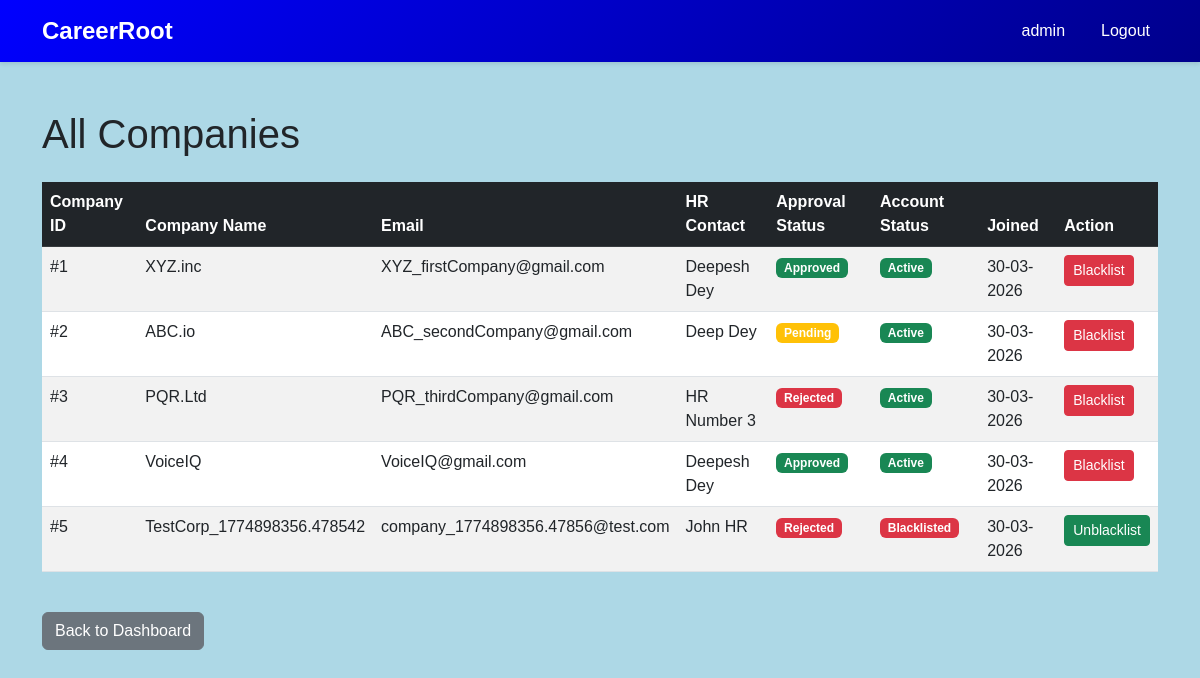
/admin/companies (signed in), run on an earlier commit of the app's database.
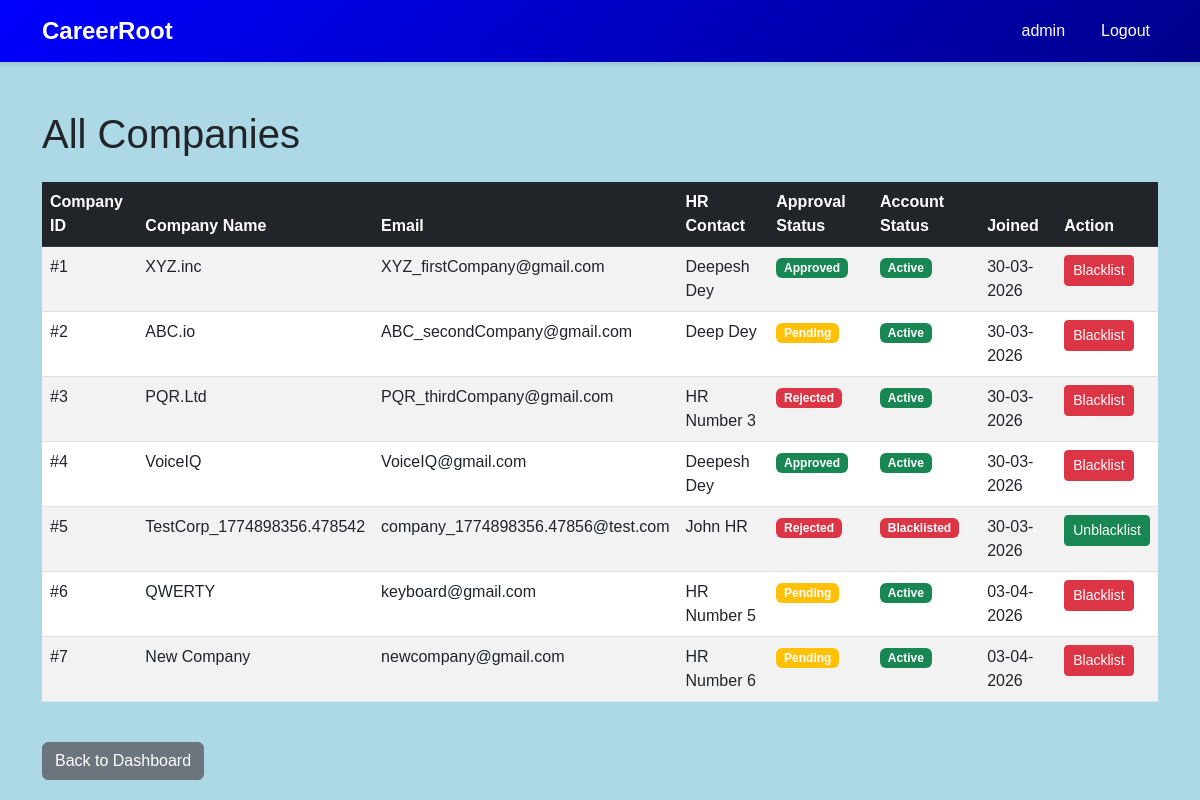
And on a later commit of the database.
### core/database/models.py (models this page shows, shortened)
class Company(db.Model):
    __tablename__ = 'company'
    company_id = db.Column(db.Integer, primary_key=True, autoincrement=True)
    company_name = db.Column(db.String(150), nullable=False)
    email = db.Column(db.String(120), unique=True, nullable=False)
    password = db.Column(db.String(255), nullable=False)
    hr_contact = db.Column(db.String(100), nullable=True)
    website = db.Column(db.String(255), nullable=True)
    approval_status = db.Column(
        db.String(20),
        default=ApprovalStatus.PENDING.value,
        nullable=False
    )  #pending/aproved/rejected
    blacklist_status = db.Column(db.Boolean, default=False)  # True = blacklisted
    created_at = db.Column(db.DateTime, default=datetime.utcnow)
    updated_at = db.Column(db.DateTime, default=datetime.utcnow, onupdate=datetime.utcnow)
    drives = db.relationship('PlacementDrive', backref='company', lazy=True, cascade='all, delete-orphan')

### core/routes/admin.py (the view)
@admin_bp.route('/companies')
def view_companies():
    if not check_admin():
        return redirect(url_for('auth.homepage'))
    all_companies = Company.query.all()
    return render_template('admin_view_companies.html', companies=all_companies)

### core/routes/admin.py (called while the page is built)
def check_admin():
    if session.get('user_type') != 'admin':
        flash('Unauthorized access', 'danger')
        return False
    return True

### templates/admin_view_companies.html (shortened to what this page needs)
{% extends "base.html" %}
{% block content %}
<div class="mt-5">
    <h1 class="mb-4">All Companies</h1>
    {% if companies %}
        <div class="table-responsive">
            <table class="table table-hover table-striped">
                <thead class="table-dark">
                    <tr>
                        <th>Company ID</th>
                        <th>Company Name</th>
                        <th>Email</th>
                        <th>HR Contact</th>
                        <th>Approval Status</th>
                        <th>Account Status</th>
                        <th>Joined</th>
                        <th>Action</th>
                    </tr>
                </thead>
                <tbody>
                    {% for company in companies %}
                        <tr>
                            <td>#{{ company.company_id }}</td>
                            <td>{{ company.company_name }}</td>
                            <td>{{ company.email }}</td>
                            <td>{{ company.hr_contact }}</td>
                            <td>
                                {% if company.approval_status == 'Approved' %}
                                    <span class="badge bg-success">{{ company.approval_status }}</span>
                                {% elif company.approval_status == 'Pending' %}
                                    <span class="badge bg-warning">{{ company.approval_status }}</span>
                                {% else %}
                                    <span class="badge bg-danger">{{ company.approval_status }}</span>
                                {% endif %}
                            </td>
                            <td>
                                {% if company.blacklist_status %}
                                    <span class="badge bg-danger">Blacklisted</span>
                                {% else %}
                                    <span class="badge bg-success">Active</span>
                                {% endif %}
                            </td>
                            <td>{{ company.created_at.strftime('%d-%m-%Y') }}</td>
                            <td>
                                <form method="POST" action="{{ url_for('admin.blacklist_company', company_id=company.company_id) }}" style="display:inline;">
                                    {% if company.blacklist_status %}
                                        <button type="submit" class="btn btn-sm btn-success">Unblacklist</button>
                                    {% else %}
                                        <button type="submit" class="btn btn-sm btn-danger">Blacklist</button>
                                    {% endif %}
                                </form>
                            </td>
                        </tr>
                    {% endfor %}
                </tbody>
            </table>
        </div>
    {% else %}
        <div class="alert alert-info">
            <strong>No companies found.</strong>
        </div>
    {% endif %}
    <div class="mt-4">
        <a href="{{ url_for('admin.admin_dashboard') }}" class="btn btn-secondary">Back to Dashboard</a>
    </div>
</div>
{% endblock %}

What changed in the data, as far as the page shows it:
added Company: company_id "6", company_name "QWERTY", email "keyboard@gmail.com", hr_contact "HR Number 5", approval_status "Pending", blacklist_status "Active", created_at "03-04-2026"
added Company: company_id "7", company_name "New Company", email "newcompany@gmail.com", hr_contact "HR Number 6", approval_status "Pending", blacklist_status "Active", created_at "03-04-2026"
